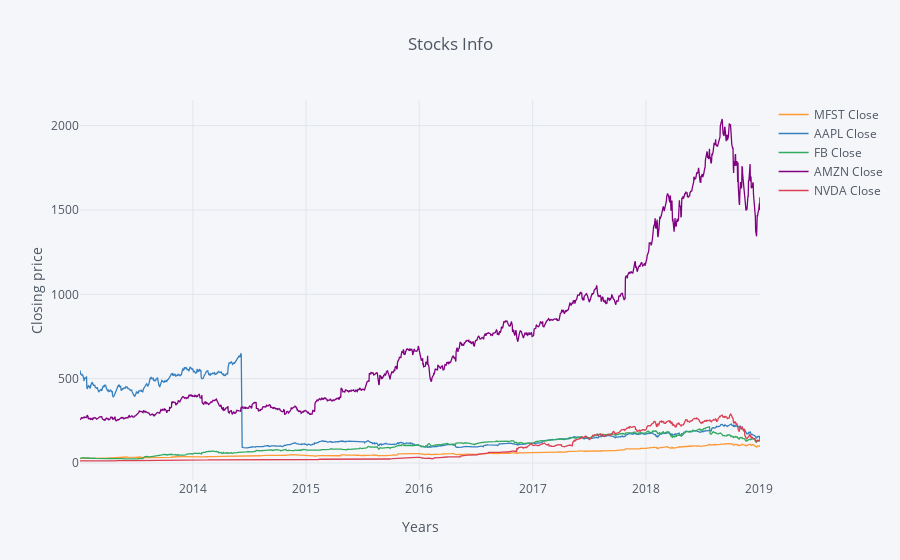

Here is the notebook cell this chart was saved with:
### Markdown cell above
** Lets see the close prices on these stocks, and get a vizualizaion **

### Code cell
df_close = pd.DataFrame()
for tick in tickers:
    df_close[tick + ' Close'] = bank_stocks[tick]["close"]

df_close.iplot(xTitle = 'Years',yTitle = 'Closing price',title = 'Stocks Info')

### Figure 1 — Plotly figure (JSON) as saved in the notebook; plotly's stock layout.template omitted (floating-point values rounded to 4 significant figures; data arrays with more than 128 entries replaced by an {"elided": "..."} marker saying what was removed)
{"data": [{"line": {"color": "rgba(255, 153, 51, 1.0)", "dash": "solid", "shape": "linear", "width": 1.3}, "mode": "lines", "name": "MFST Close", "text": "", "type": "scatter", "uid": "dacab51a-acab-499b-831c-369787ddc2a5", "x": {"elided": "1513 str values"}, "y": {"elided": "1513 float values"}}, {"line": {"color": "rgba(55, 128, 191, 1.0)", "dash": "solid", "shape": "linear", "width": 1.3}, "mode": "lines", "name": "AAPL Close", "text": "", "type": "scatter", "uid": "f5c07683-55e9-4408-b96a-350cb14557f4", "x": {"elided": "1513 str values"}, "y": {"elided": "1513 float values"}}, {"line": {"color": "rgba(50, 171, 96, 1.0)", "dash": "solid", "shape": "linear", "width": 1.3}, "mode": "lines", "name": "FB Close", "text": "", "type": "scatter", "uid": "f8f238bf-7d07-4776-9765-158a63dda6ac", "x": {"elided": "1513 str values"}, "y": {"elided": "1513 float values"}}, {"line": {"color": "rgba(128, 0, 128, 1.0)", "dash": "solid", "shape": "linear", "width": 1.3}, "mode": "lines", "name": "AMZN Close", "text": "", "type": "scatter", "uid": "cd76872b-0b2c-47ff-94f6-978d4de09cc6", "x": {"elided": "1513 str values"}, "y": {"elided": "1513 float values"}}, {"line": {"color": "rgba(219, 64, 82, 1.0)", "dash": "solid", "shape": "linear", "width": 1.3}, "mode": "lines", "name": "NVDA Close", "text": "", "type": "scatter", "uid": "9717f78e-6cb7-42a3-bb8f-7aa3f1917841", "x": {"elided": "1513 str values"}, "y": {"elided": "1513 float values"}}], "layout": {"legend": {"bgcolor": "#F5F6F9", "font": {"color": "#4D5663"}}, "paper_bgcolor": "#F5F6F9", "plot_bgcolor": "#F5F6F9", "title": {"font": {"color": "#4D5663"}, "text": "Stocks Info"}, "xaxis": {"gridcolor": "#E1E5ED", "showgrid": true, "tickfont": {"color": "#4D5663"}, "title": {"font": {"color": "#4D5663"}, "text": "Years"}, "zerolinecolor": "#E1E5ED"}, "yaxis": {"gridcolor": "#E1E5ED", "showgrid": true, "tickfont": {"color": "#4D5663"}, "title": {"font": {"color": "#4D5663"}, "text": "Closing price"}, "zerolinecolor": "#E1E5ED"}}}
